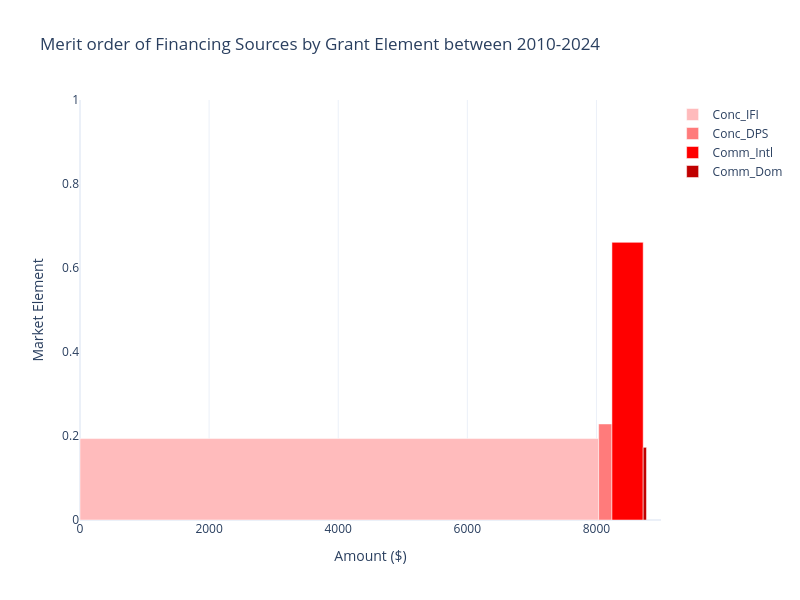

Notebook code cell kept with this figure:
### Code cell
import plotly.graph_objects as go
import pandas as pd
volume={"Conc_IFI": 0,
    "Conc_DPS":  0,
    "Comm_Intl":  0,
    "Comm_Dom":   0}
df_raw = pd.DataFrame({
    "MarketElement": list(repayment_statistics.loc[("Debt",list(volume.keys())),"Market Element"]),
    "volume": list(repayment_statistics.loc[("Debt",list(volume.keys())),"Volume (USD)"]),
    "color": ["#ffbbbc", "#ff7b7b", "#ff0000", "#c00000"]
},index=volume.keys())

df_sorted = df_raw.sort_values("MarketElement")
df_plot = df_sorted.copy()


base = df_raw.loc[:,"volume"].cumsum()-df_raw.loc[:,"volume"]

fig = go.Figure()

a = df_plot.loc[:,"volume"].cumsum()
for key, v in volume.items():
    y_val = df_plot.loc[key,"MarketElement"]
    x_val = df_plot.loc[key,"volume"]#+base[key]
    # print([y_val])
    fig.add_trace(
        go.Bar(
            x=[x_val],         
            y=[y_val],
            base= base[key],
            orientation="h",
            marker_color=df_plot.loc[key,"color"],
            name=key,
            width=y_val,              
            offset=-y_val              # offset 0.15, align the down edge of the bar to y_val
        )
    )

fig.update_layout(
    title="Merit order of Financing Sources by Grant Element between 2010-2024",
    showlegend=True,
    barmode="relative",   
    xaxis=dict(title="Amount ($)", range=[0, 9000]),
    yaxis=dict(title="Market Element", range=[0,1], zeroline=True),
    template="plotly_white",
    width=width,
    height=height
)
save_figure(fig)
fig.show()

### Figure 1 — Plotly figure (JSON) as saved in the notebook; plotly's stock layout.template omitted (floating-point values rounded to 4 significant figures)
{"data": [{"base": 0, "marker": {"color": "#ffbbbc"}, "name": "Conc_IFI", "offset": -0.1939, "orientation": "h", "type": "bar", "width": 0.1939, "x": [8034.0], "y": [0.1939]}, {"base": 8034.0, "marker": {"color": "#ff7b7b"}, "name": "Conc_DPS", "offset": -0.2287, "orientation": "h", "type": "bar", "width": 0.2287, "x": [206.0], "y": [0.2287]}, {"base": 8240.0, "marker": {"color": "#ff0000"}, "name": "Comm_Intl", "offset": -0.661, "orientation": "h", "type": "bar", "width": 0.661, "x": [484.0], "y": [0.661]}, {"base": 8724.0, "marker": {"color": "#c00000"}, "name": "Comm_Dom", "offset": -0.173, "orientation": "h", "type": "bar", "width": 0.173, "x": [51.4], "y": [0.173]}], "layout": {"barmode": "relative", "height": 600, "showlegend": true, "title": {"text": "Merit order of Financing Sources by Grant Element between 2010-2024"}, "width": 800, "xaxis": {"range": [0, 9000], "title": {"text": "Amount ($)"}}, "yaxis": {"range": [0, 1], "title": {"text": "Market Element"}, "zeroline": true}}}
